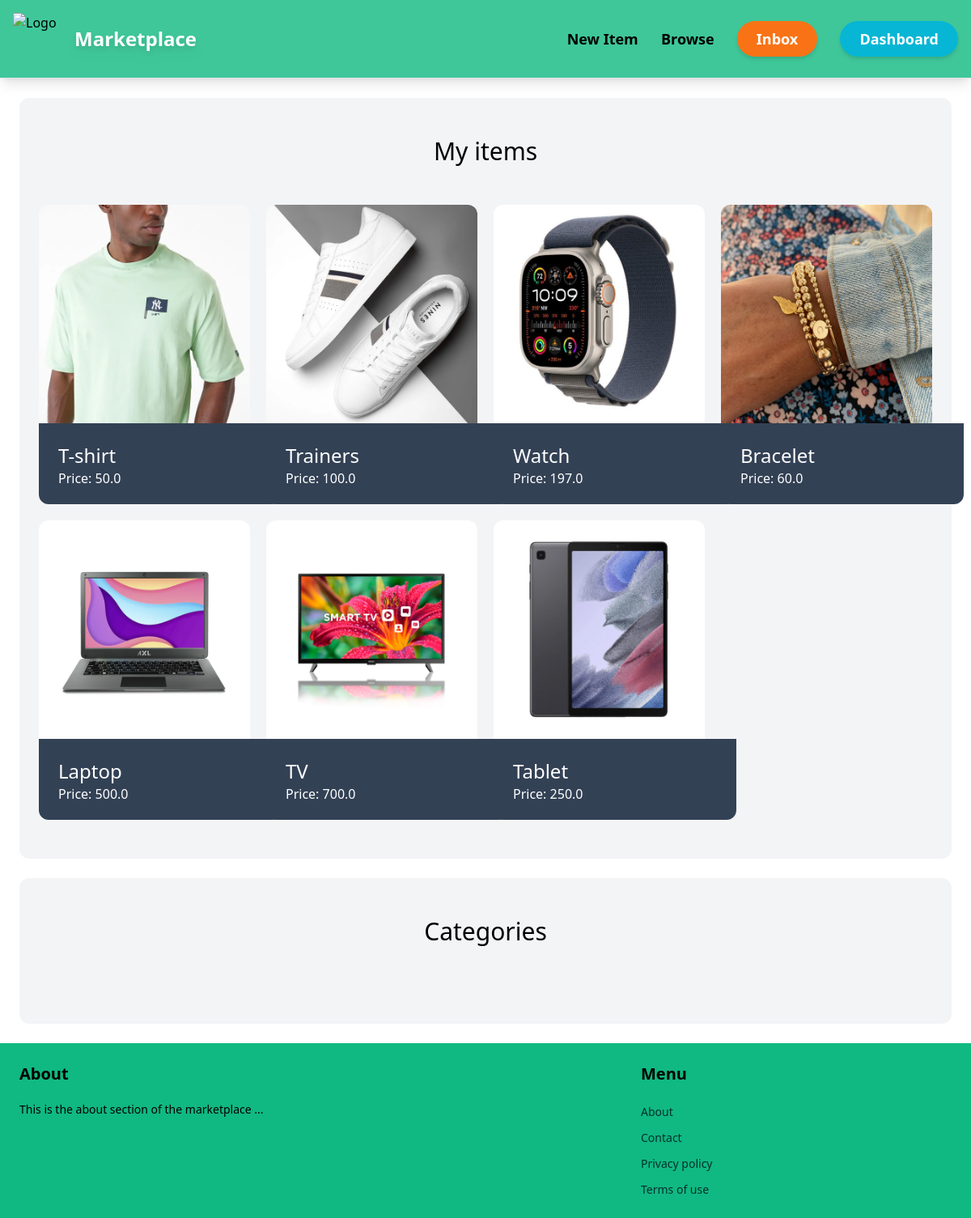
The app's page /dashboard (signed in), older data.
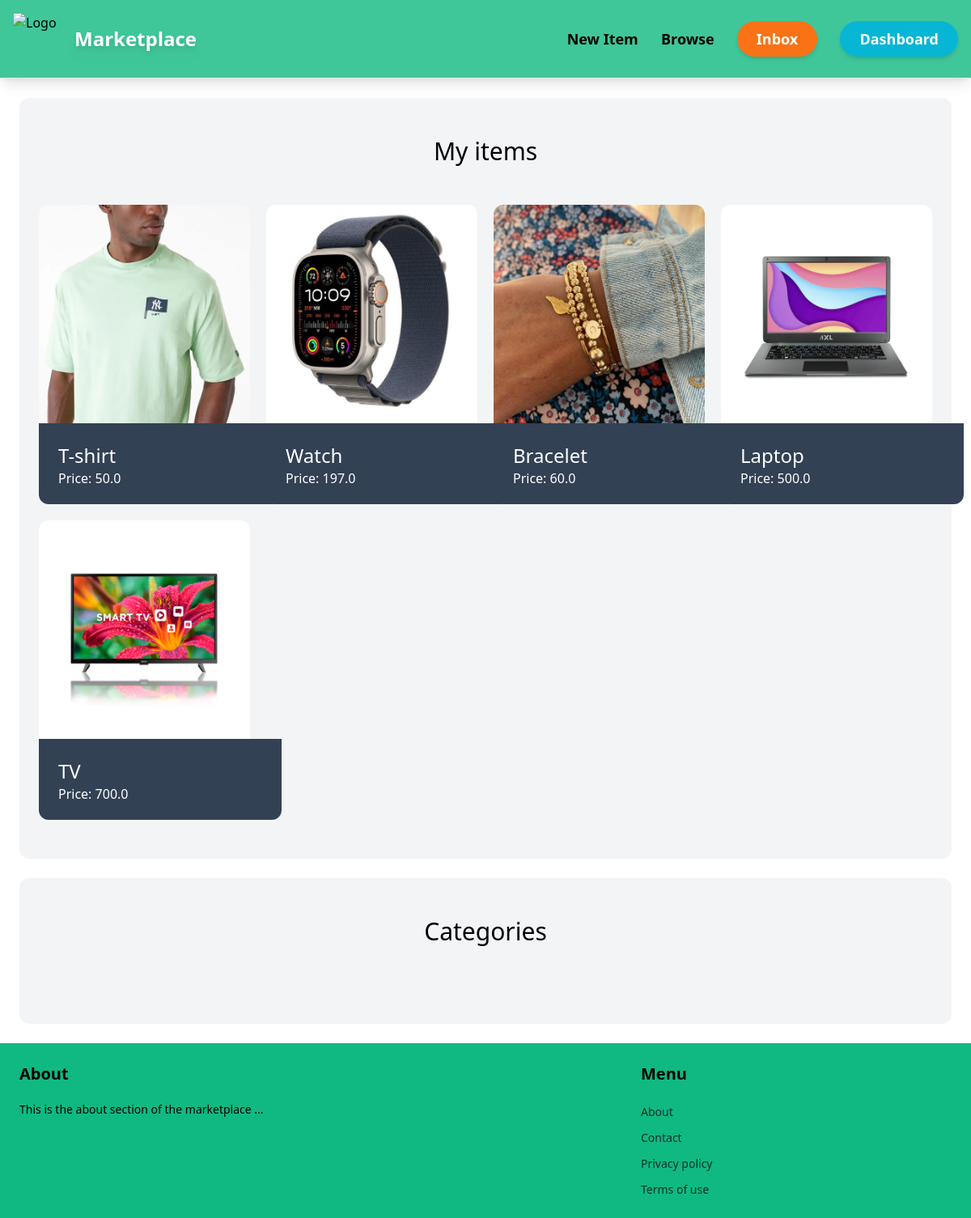
The same page, newer data.
### item/models.py (models this page shows, shortened)
class Item(models.Model):
    category = models.ForeignKey(Category, related_name='items', on_delete=models.CASCADE)
    name = models.CharField(max_length=255)
    description = models.TextField(blank=True, null=True)
    price = models.FloatField()
    image = models.ImageField(upload_to='items_images', blank=True, null=True)
    is_sold = models.BooleanField(default=False)
    created_by = models.ForeignKey(User, related_name='items', on_delete=models.CASCADE)
    created_at = models.DateTimeField(auto_now_add=True)

### dashboard/views.py (the view)
# urls.py: path('', views.index, name='index'),
@login_required
def index(request):
    items = Item.objects.filter(created_by=request.user)
    return render(request, 'dashboard/index.html', {
        'items' : items,
    })

### dashboard/templates/dashboard/index.html (shortened to what this page needs)
{% extends 'core/base.html' %}
{% block content %}
<div class="mx-6 my-6 mt-6 px-6 py-12 bg-gray-100 rounded-xl">
    <h2 class="mb-12 text-3xl text-center">My items</h2>
    <div class="grid grid-cols-4 gap-5">
        {% for item in items %}
            <div>
                <a href="{% url 'item:detail' item.id %}">
                    <div>
                    <img src="{{ item.image.url }}" class="rounded-t-xl w-[300px] h-[270px]">
                    </div>
                    <div class="p-6 bg-slate-700 rounded-b-xl w-[300px] h-[100px] ">
                        <h2 class="text-2xl text-white">{{ item.name }}</h2>
                        <p class="text-gray-500 text-white">Price: {{ item.price }}</p>
                    </div>
                </a>
            </div>
        {% endfor %}
    </div>
</div>
<div class="mx-6 my-6 mb-6 mt-6 px-6 py-12 bg-gray-100 rounded-xl">
    <h2 class="mb-12 text-3xl text-center">Categories</h2>
{% endblock %}

Row changes from the older to the newer data that the page shows:
no longer on this page (row edited): Item: image (picture), name "Trainers", price "100.0"
no longer on this page (row edited): Item: image (picture), name "Tablet", price "250.0"
